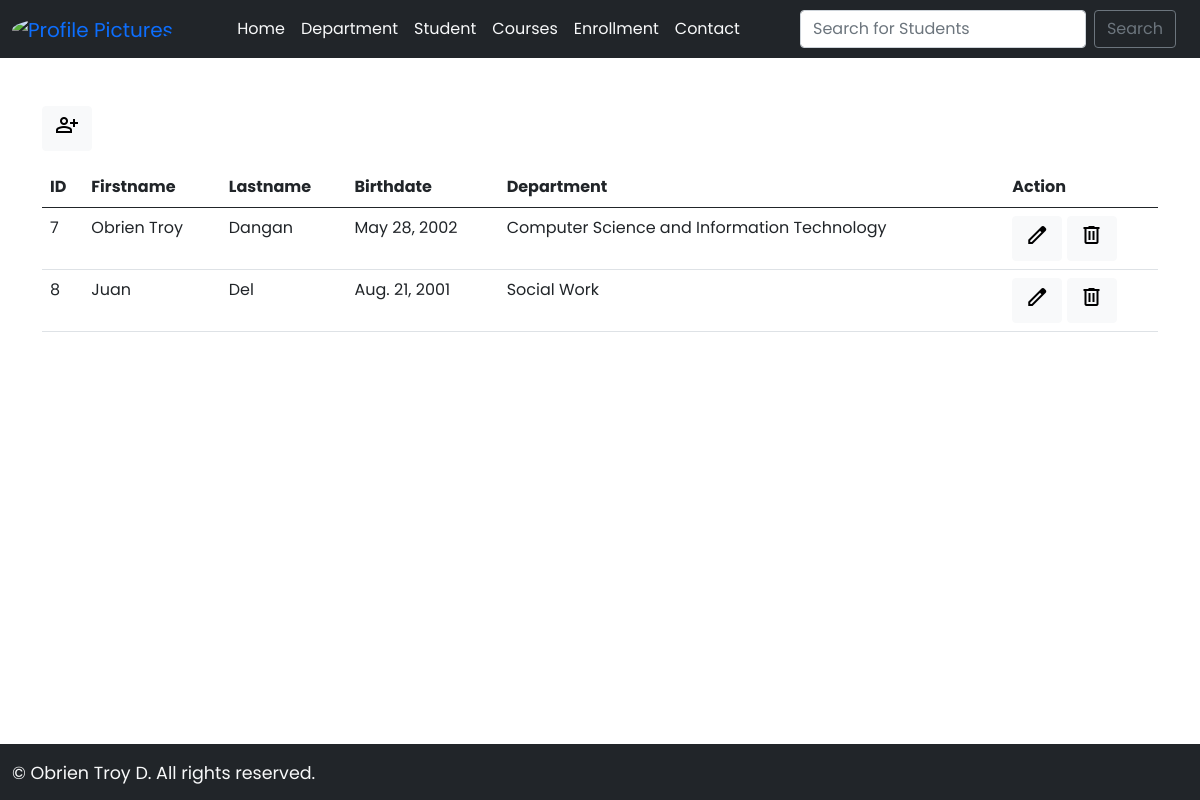
/students/, run on an earlier commit of the app's database.
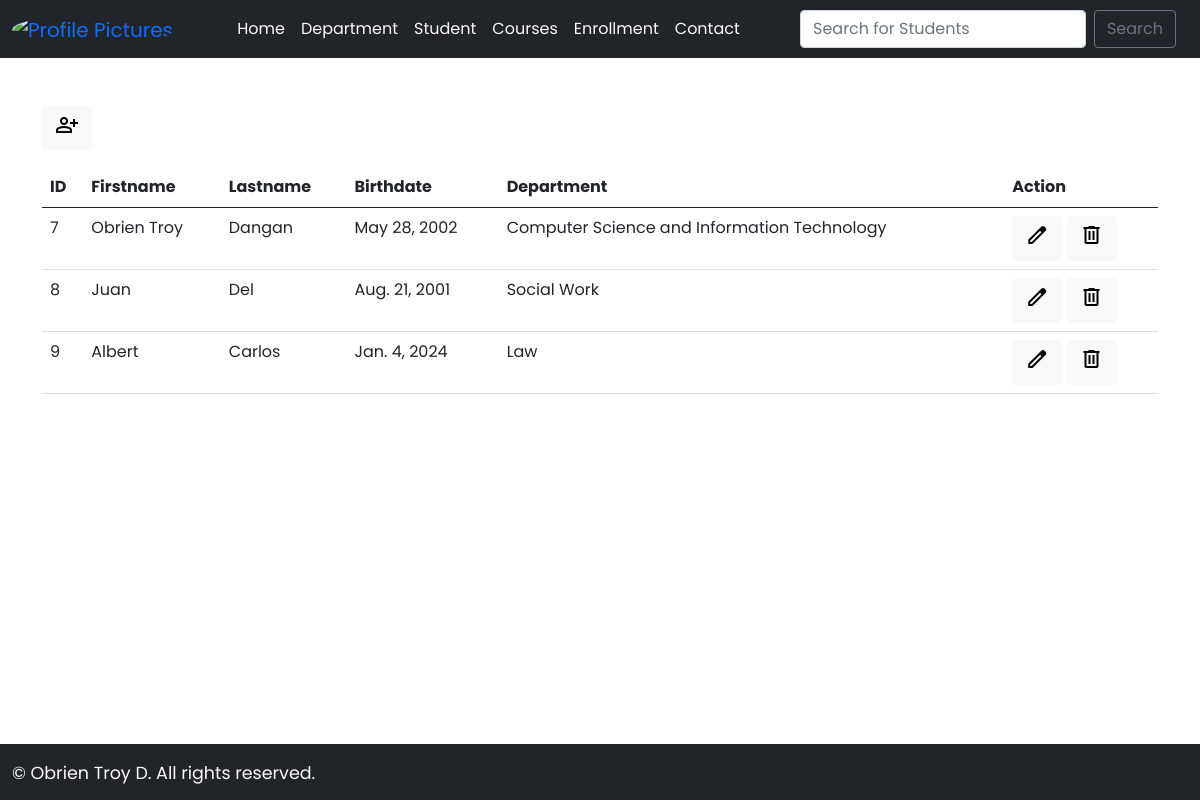
And on a later commit of the database.
### myapp/models.py (models this page shows, shortened)
class Student(models.Model):
    first_name = models.CharField(max_length=50)
    last_name = models.CharField(max_length=50)
    birth_date = models.DateField(null=True, blank=True)
    department = models.ForeignKey(Department, on_delete=models.CASCADE)

class Department(models.Model):
    name = models.CharField(max_length=50, null=True)
    def __str__(self):
        return self.name

### myapp/views.py (the view)
# urls.py: path('students/', views.students, name="students"),
def students(request):
  if request.method == 'POST':
     searched = request.POST['searched']
     student_list = Student.objects.filter(first_name__contains=searched)
     context = {'searched': searched, 'student_list': student_list}
     return render(request, 'students.html', context)
  student_list = Student.objects.all()
  context = {'student_list': student_list}
  return render(request, 'students.html', context)

### myapp/templates/students.html (shortened to what this page needs)
{% extends "base.html" %} {% load static %} {% block body %}
<div class="container mt-4">
  <div class="row justify-content-center">
    <div class="col-md-16">
      <a href="{% url 'add-student'%}"
        ><button type="button" class="btn btn-light mb-3">
          <span class="material-symbols-outlined">
            </span>
        </button></a
      >
      <table class="table table-hover">
        <thead>
          <tr>
            <th scope="col">ID</th>
            <th scope="col">Firstname</th>
            <th scope="col">Lastname</th>
            <th scope="col">Birthdate</th>
            <th scope="col">Department</th>
            <th scope="col">Action</th>
          </tr>
        </thead>
        <tbody>
          {% for student in student_list %}
          <tr>
            <td>{{ student.id }}</td>
            <td>{{ student.first_name }}</td>
            <td>{{ student.last_name }}</td>
            <td>{{ student.birth_date }}</td>
            <td>{{ student.department }}</td>
            <td>
              <a href="{% url 'edit-student' pk=student.id %}"
                ><button type="button" class="btn btn-light"><span class="material-symbols-outlined">
                  </span></button></a
              >
              <a href="{% url 'delete-student' pk=student.id %}"
                ><button type="button" class="btn btn-light"><span class="material-symbols-outlined">
                  </span></button></a
              >
            </td>
          </tr>
          {% endfor %}
        </tbody>
      </table>
    </div>
  </div>
</div>
{% endblock %}

What changed in the data, as far as the page shows it:
added Student: id "9", first_name "Albert", last_name "Carlos", birth_date "Jan. 4, 2024", department "Law"
